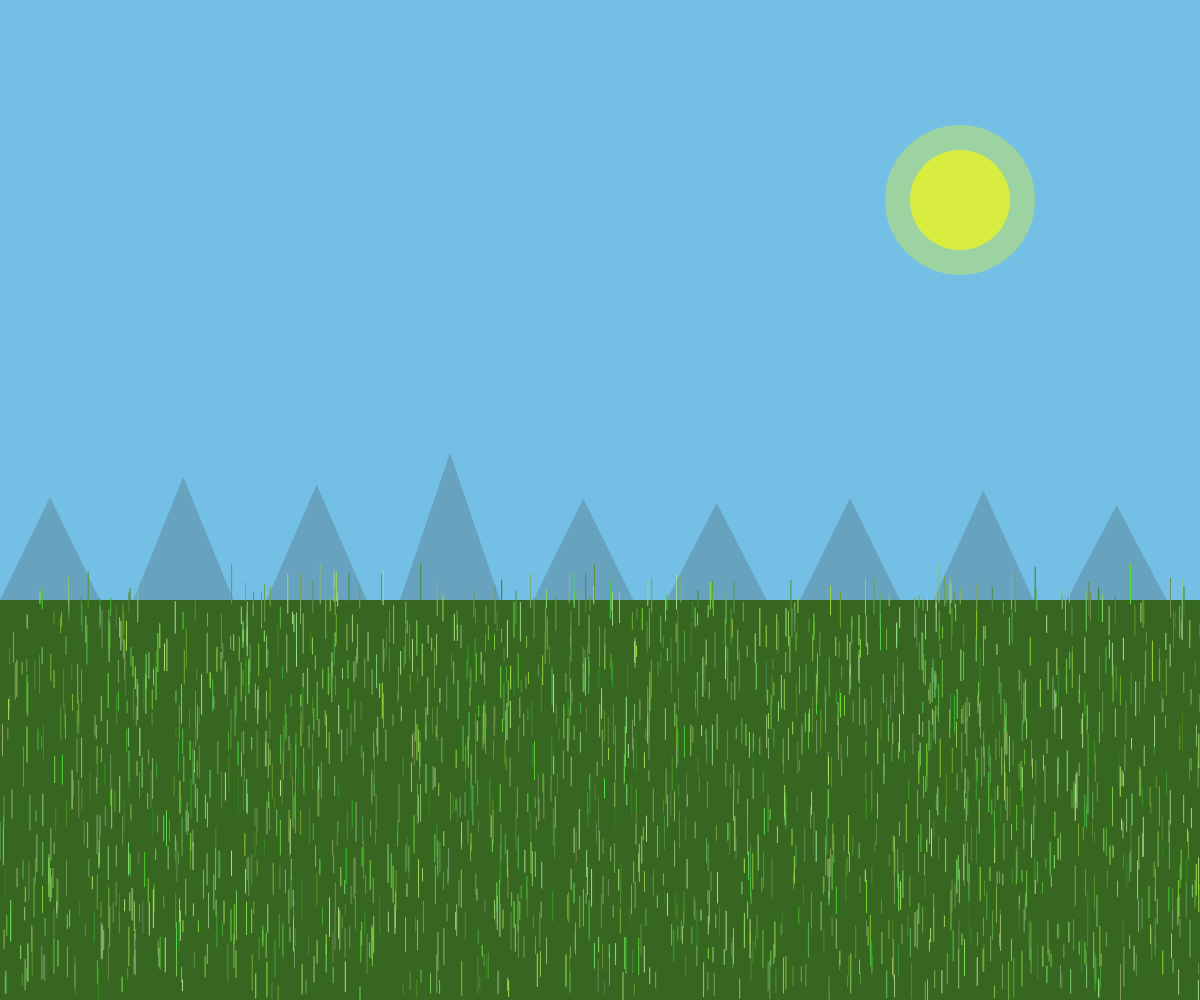
Frame 1 (no input)
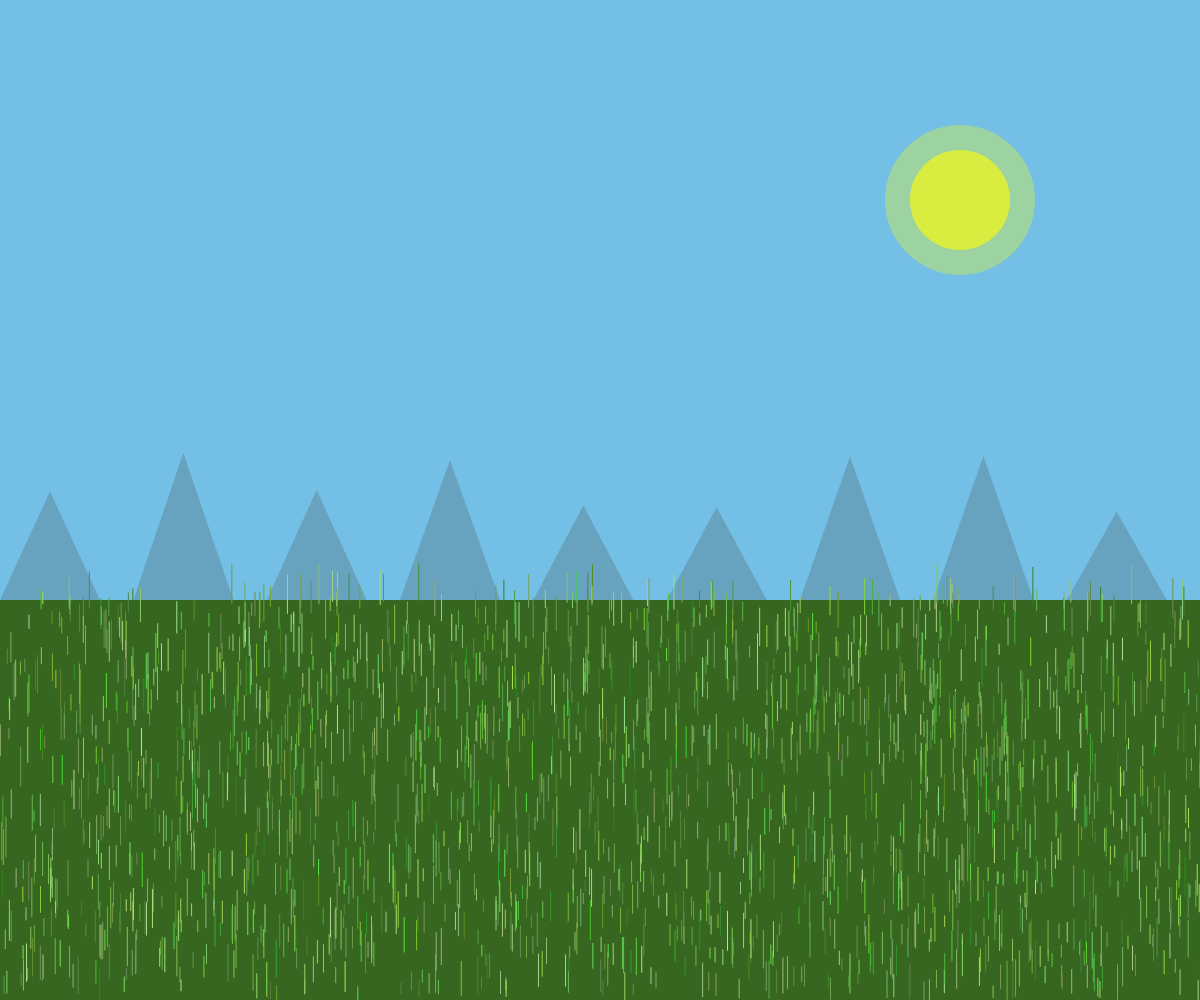
Frame 60 (no input)
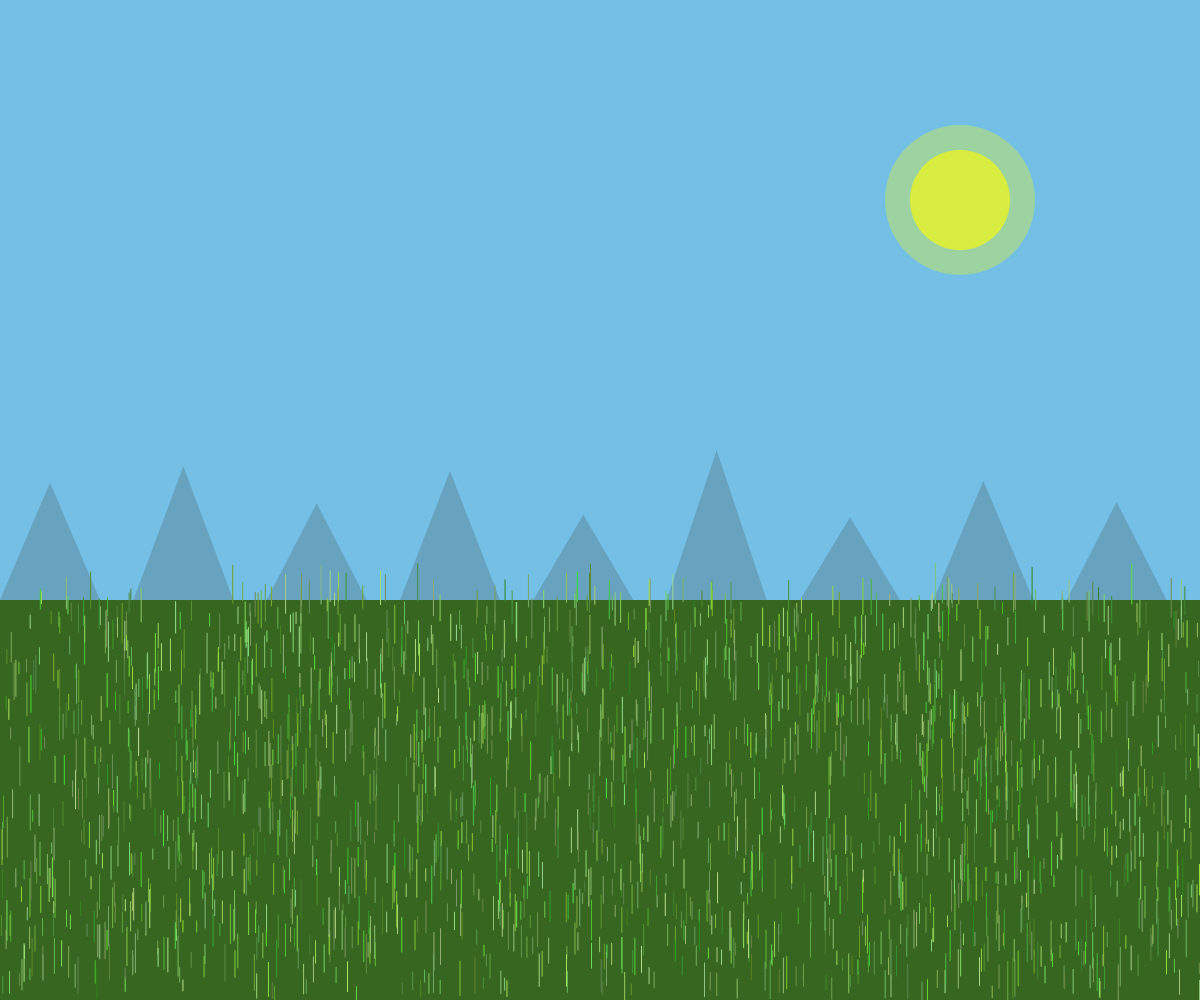
Frame 120 (the mouse pressed at the canvas centre since frame 60)

The p5.js sketch that drew these frames (run headless with seeded random() and noise() and a simulated clock; from frame 60 on, the mouse is pressed at the canvas centre):

// p5.js sketch
// ── sketch.js
let grassParticles = [];
let skyColor;
let groundColor;

function setup() {
  createCanvas(windowWidth, windowHeight);
  colorMode(HSB, 360, 100, 100, 1);
  
  // Create a sky gradient from light blue to pale blue
  skyColor = color(200, 50, 90);
  groundColor = color(100, 70, 40);
  
  // Generate grass particles with varying heights and hues
  for (let i = 0; i < 2000; i++) {
    let x = random(width);
    let y = random(height * 0.6, height);
    let h = random(10, 40); // Height of grass blade
    let s = random(30, 80); // Saturation
    let b = random(50, 90); // Brightness
    let hue = random(80, 120); // Green range
    
    grassParticles.push({
      x: x,
      y: y,
      h: h,
      s: s,
      b: b,
      hue: hue,
      swayPhase: random(TWO_PI),
      swaySpeed: random(0.01, 0.03)
    });
  }
}

function draw() {
  // Draw sky
  background(skyColor);
  
  // Draw distant mountains (hazy and blue)
  noStroke();
  fill(200, 40, 60, 0.5);
  for (let i = 0; i < 10; i++) {
    let x = map(i, 0, 9, 0, width);
    let h = random(80, 150);
    triangle(x, height * 0.6, x + 50, height * 0.6 - h, x + 100, height * 0.6);
  }
  
  // Draw ground
  fill(groundColor);
  rect(0, height * 0.6, width, height * 0.4);
  
  // Draw grass particles with swaying animation
  strokeWeight(1);
  for (let i = 0; i < grassParticles.length; i++) {
    let p = grassParticles[i];
    
    // Animate sway
    p.swayPhase += p.swaySpeed;
    let sway = sin(p.swayPhase) * 2;
    
    // Draw grass blade
    stroke(p.hue, p.s, p.b);
    line(p.x + sway, p.y, p.x + sway, p.y - p.h);
  }
  
  // Add some sun with subtle glow effect
  fill(60, 100, 100, 0.3);
  noStroke();
  ellipse(width * 0.8, height * 0.2, 150, 150);
  fill(60, 100, 100, 0.6);
  ellipse(width * 0.8, height * 0.2, 100, 100);
}
